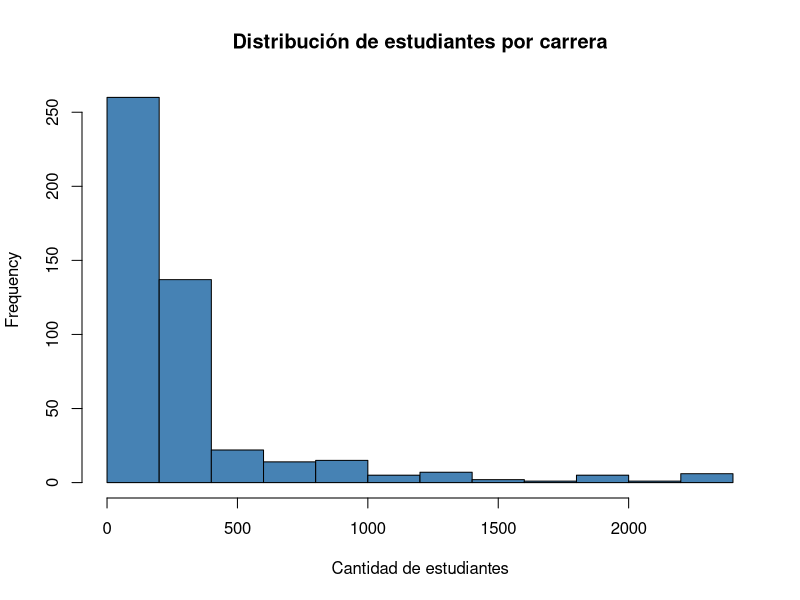
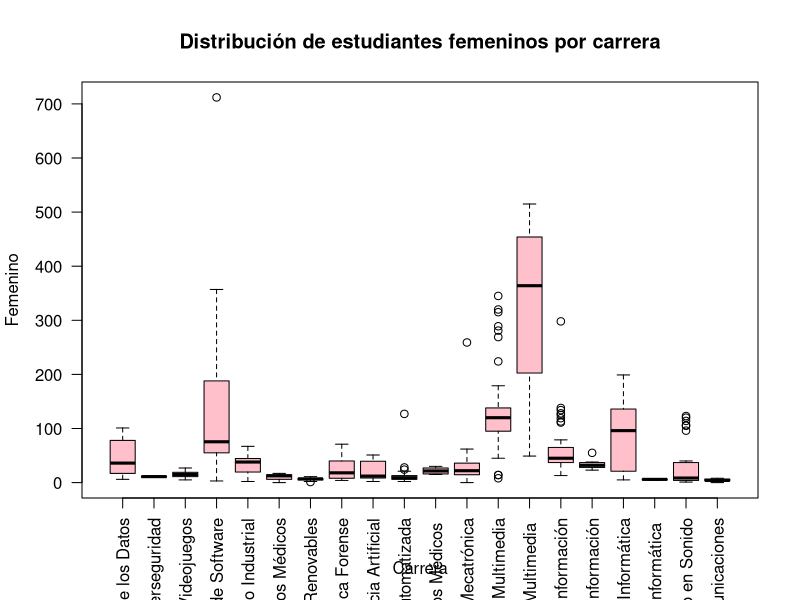
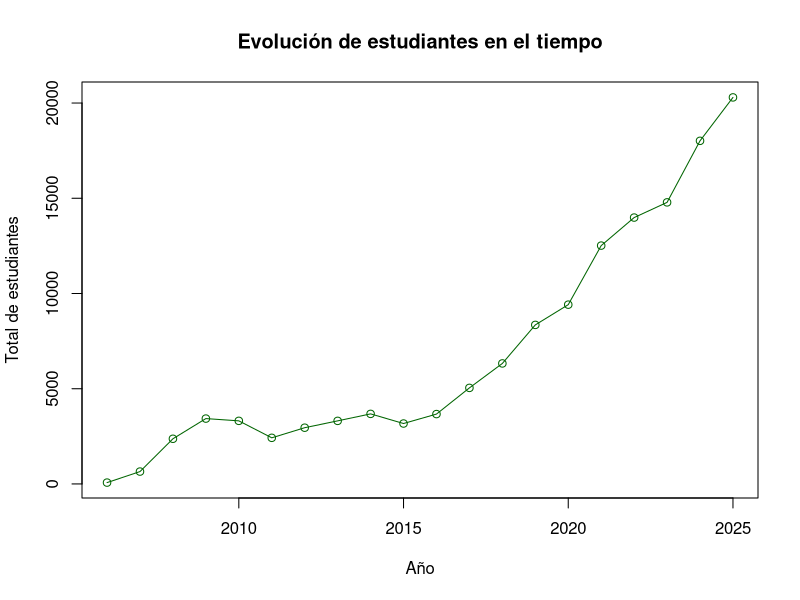

The R script that drew these images, in order:
# 1- Carga del Dataset

df_carreras <- read.csv("Estadisticas-Inscritos-Educacion-Superior-2006-2025.csv")

# Visualizar primeras filas
head(df_carreras)

# 2- Exploración del Dataset

# Nombres de columnas
colnames(df_carreras)

# Estructura de los datos
str(df_carreras)

# Resumen estadístico
summary(df_carreras)

# 3- Limpieza del Dataset

# Se renombran las columnas para facilitar el manejo de los datos
colnames(df_carreras) <- c("Carrera", "Femenino", "Masculino", "Cuatrimestre", "Ano")

# Se crea una nueva variable con el total de estudiantes
df_carreras$Total <- df_carreras$Femenino + df_carreras$Masculino

# Verificación
head(df_carreras)

# 4- Análisis Exploratorio de Datos (EDA)

# 4.1 Histograma: Distribucion total de estudiantes

# Se analiza la distribución de la cantidad total de estudiantes

hist(df_carreras$Total,
     main = "Distribución de estudiantes por carrera",
     xlab = "Cantidad de estudiantes",
     col = "steelblue")

# La mayoría de las carreras presentan una cantidad baja de estudiantes,
# mientras que pocas concentran valores más altos, lo que indica una distribución desigual.

# 4.2 Boxplot: Comparación por sexo

# Se analiza la distribución de estudiantes femeninos por carrera

boxplot(Femenino ~ Carrera, data = df_carreras,
        las = 2,
        col = "pink",
        main = "Distribución de estudiantes femeninos por carrera")

# Se observan diferencias entre las carreras en la cantidad de estudiantes femeninos,
# así como la presencia de valores atípicos en algunas de ellas.

# 4.3 Evolución en el tiempo

# Se analiza la evolución de la matrícula a lo largo del tiempo

totales_por_ano <- aggregate(Total ~ Ano, data = df_carreras, sum)

plot(totales_por_ano$Ano, totales_por_ano$Total,
     type = "o",
     col = "darkgreen",
     main = "Evolución de estudiantes en el tiempo",
     xlab = "Año",
     ylab = "Total de estudiantes")

# Se observa una tendencia creciente en la cantidad de estudiantes a lo largo del tiempo,
# especialmente en los años más recientes.

# 5- Conclusión

# El análisis exploratorio permitió identificar que la mayoría de las carreras presentan
# una cantidad baja de estudiantes, mientras que unas pocas concentran valores más altos.
# También se observaron diferencias en la distribución de estudiantes femeninos entre las carreras.
# Finalmente, se evidenció un crecimiento sostenido en la cantidad de estudiantes a lo largo del tiempo.
